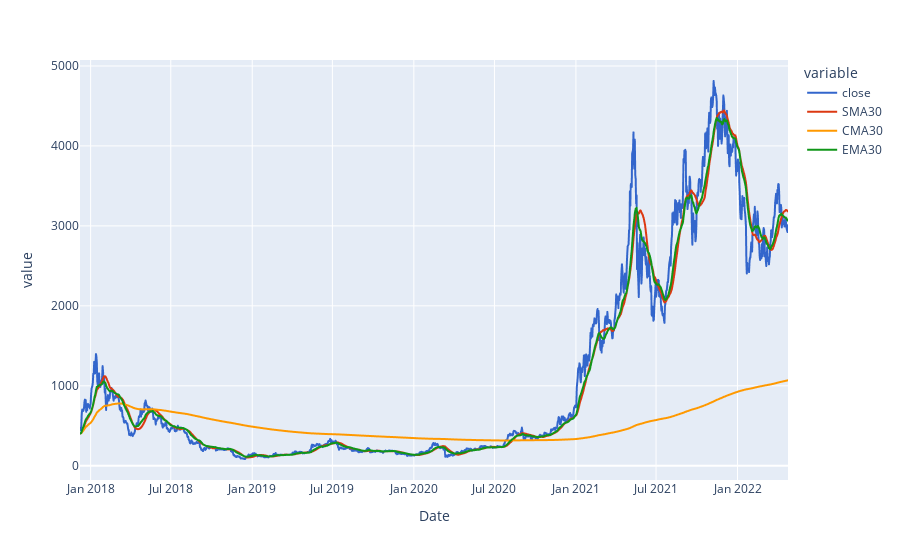

Source (notebook cell):
### Code cell
fig = px.line(eth_ma, x=eth_ma.index, y =['close', 'SMA30', 'CMA30', 'EMA30'],  color_discrete_sequence=px.colors.qualitative.G10)
fig

### Figure 1 — Plotly figure (JSON) as saved in the notebook; plotly's stock layout.template omitted (floating-point values rounded to 4 significant figures; data arrays with more than 128 entries replaced by an {"elided": "..."} marker saying what was removed)
{"data": [{"hovertemplate": "variable=close<br>Date=%{x}<br>value=%{y}<extra></extra>", "legendgroup": "close", "line": {"color": "#3366CC", "dash": "solid"}, "mode": "lines", "name": "close", "showlegend": true, "type": "scattergl", "x": {"elided": "1600 str values"}, "xaxis": "x", "y": {"elided": "1600 float values"}, "yaxis": "y"}, {"hovertemplate": "variable=SMA30<br>Date=%{x}<br>value=%{y}<extra></extra>", "legendgroup": "SMA30", "line": {"color": "#DC3912", "dash": "solid"}, "mode": "lines", "name": "SMA30", "showlegend": true, "type": "scattergl", "x": {"elided": "1600 str values"}, "xaxis": "x", "y": {"elided": "1600 float values"}, "yaxis": "y"}, {"hovertemplate": "variable=CMA30<br>Date=%{x}<br>value=%{y}<extra></extra>", "legendgroup": "CMA30", "line": {"color": "#FF9900", "dash": "solid"}, "mode": "lines", "name": "CMA30", "showlegend": true, "type": "scattergl", "x": {"elided": "1600 str values"}, "xaxis": "x", "y": {"elided": "1600 float values"}, "yaxis": "y"}, {"hovertemplate": "variable=EMA30<br>Date=%{x}<br>value=%{y}<extra></extra>", "legendgroup": "EMA30", "line": {"color": "#109618", "dash": "solid"}, "mode": "lines", "name": "EMA30", "showlegend": true, "type": "scattergl", "x": {"elided": "1600 str values"}, "xaxis": "x", "y": {"elided": "1600 float values"}, "yaxis": "y"}], "layout": {"legend": {"title": {"text": "variable"}, "tracegroupgap": 0}, "margin": {"t": 60}, "xaxis": {"anchor": "y", "domain": [0, 1], "title": {"text": "Date"}}, "yaxis": {"anchor": "x", "domain": [0, 1], "title": {"text": "value"}}}}
